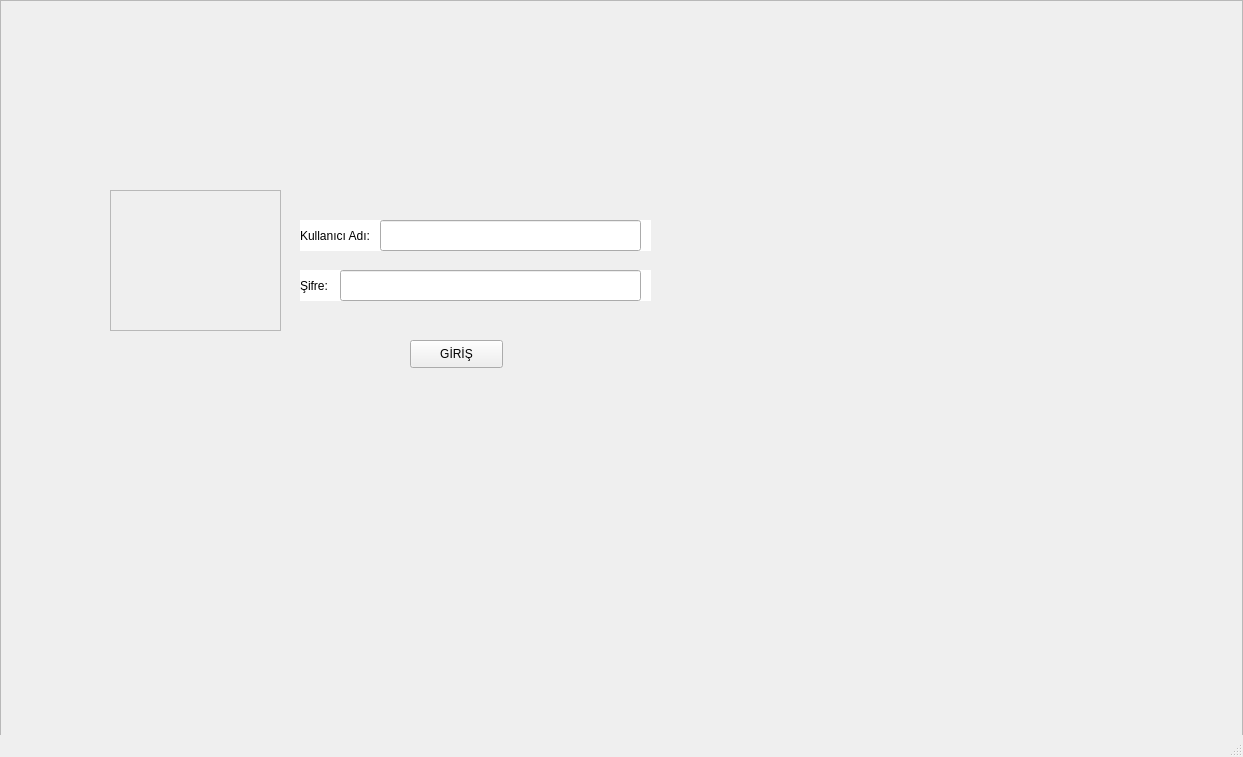
<?xml version="1.0" encoding="UTF-8"?>
<ui version="4.0">
 <class>MainWindow</class>
 <widget class="QMainWindow" name="MainWindow">
  <property name="geometry">
   <rect>
    <x>0</x>
    <y>0</y>
    <width>1243</width>
    <height>757</height>
   </rect>
  </property>
  <property name="windowTitle">
   <string>MainWindow</string>
  </property>
  <widget class="QWidget" name="centralwidget">
   <widget class="QFrame" name="frame">
    <property name="geometry">
     <rect>
      <x>0</x>
      <y>0</y>
      <width>1243</width>
      <height>757</height>
     </rect>
    </property>
    <property name="styleSheet">
     <string notr="true">border-image: url(:/resim/resim/arka fon.jpg) 0 0 0 0 stretch stretch;</string>
    </property>
    <property name="frameShape">
     <enum>QFrame::StyledPanel</enum>
    </property>
    <property name="frameShadow">
     <enum>QFrame::Raised</enum>
    </property>
    <widget class="QFrame" name="frame_2">
     <property name="geometry">
      <rect>
       <x>110</x>
       <y>190</y>
       <width>171</width>
       <height>141</height>
      </rect>
     </property>
     <property name="styleSheet">
      <string notr="true">
border-image: url(:/resim/resim/user.jpeg);</string>
     </property>
     <property name="frameShape">
      <enum>QFrame::StyledPanel</enum>
     </property>
     <property name="frameShadow">
      <enum>QFrame::Raised</enum>
     </property>
    </widget>
    <widget class="QPushButton" name="pushButton">
     <property name="geometry">
      <rect>
       <x>410</x>
       <y>340</y>
       <width>93</width>
       <height>28</height>
      </rect>
     </property>
     <property name="styleSheet">
      <string notr="true">border-image: none;

</string>
     </property>
     <property name="text">
      <string>GİRİŞ</string>
     </property>
    </widget>
    <widget class="QLabel" name="label">
     <property name="geometry">
      <rect>
       <x>300</x>
       <y>220</y>
       <width>351</width>
       <height>31</height>
      </rect>
     </property>
     <property name="styleSheet">
      <string notr="true">border-image: none;
background-color: rgb(255, 255, 255);</string>
     </property>
     <property name="text">
      <string>Kullanıcı Adı:</string>
     </property>
    </widget>
    <widget class="QLabel" name="label_2">
     <property name="geometry">
      <rect>
       <x>300</x>
       <y>270</y>
       <width>351</width>
       <height>31</height>
      </rect>
     </property>
     <property name="styleSheet">
      <string notr="true">border-image: none;
background-color: rgb(255, 255, 255);</string>
     </property>
     <property name="text">
      <string>Şifre:</string>
     </property>
    </widget>
    <widget class="QLineEdit" name="lineEdit">
     <property name="geometry">
      <rect>
       <x>380</x>
       <y>220</y>
       <width>261</width>
       <height>31</height>
      </rect>
     </property>
     <property name="styleSheet">
      <string notr="true">border-image: none;</string>
     </property>
     <property name="text">
      <string/>
     </property>
     <property name="echoMode">
      <enum>QLineEdit::Normal</enum>
     </property>
    </widget>
    <widget class="QLineEdit" name="lineEdit_2">
     <property name="geometry">
      <rect>
       <x>340</x>
       <y>270</y>
       <width>301</width>
       <height>31</height>
      </rect>
     </property>
     <property name="styleSheet">
      <string notr="true">border-image: none;</string>
     </property>
     <property name="text">
      <string/>
     </property>
     <property name="echoMode">
      <enum>QLineEdit::Password</enum>
     </property>
    </widget>
   </widget>
  </widget>
  <widget class="QMenuBar" name="menubar">
   <property name="geometry">
    <rect>
     <x>0</x>
     <y>0</y>
     <width>1243</width>
     <height>26</height>
    </rect>
   </property>
  </widget>
  <widget class="QStatusBar" name="statusbar"/>
 </widget>
 <resources>
  <include location="resimm.qrc"/>
 </resources>
 <connections/>
</ui>
